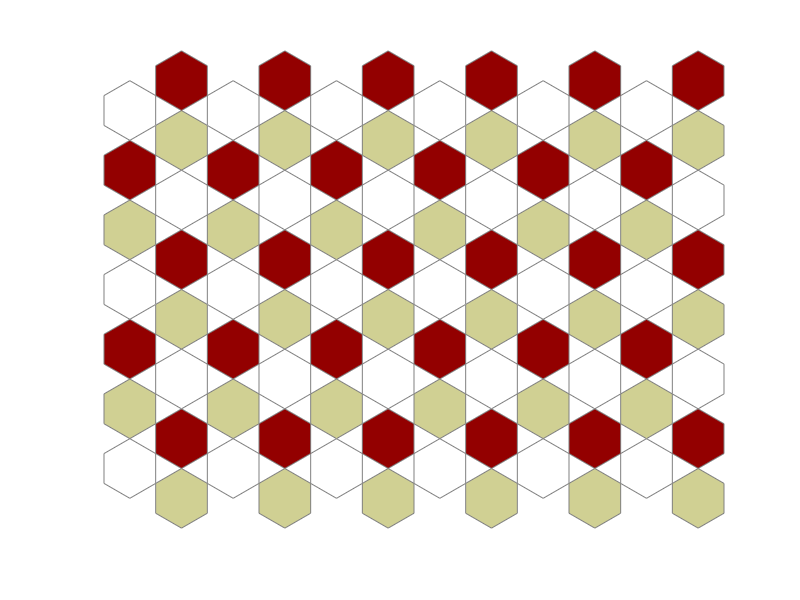

This chart was generated by the following MATLAB code:
function polytiling5
%hexagonal tiling
n=3;
t=linspace(0+pi/6,2*pi+pi/6,n*2+1);
r=1;
gapx1=4*cos(pi/6);

gapy2=1;
gapx2=2*cos(pi/6);
[x,y] = pol2cart(t,r);
total=6;
colors=pink(3);
rough=-gapx2/2;
for ky=1:total+9
    rough=-rough;
    for kx=1:total
        patch(x+kx*gapx1+rough,y+ky*gapy2,colors(mod(ky,3)+1,:),...
            'edgecolor',[0.5 0.5 0.5]);
    end
end
axis equal off
end
